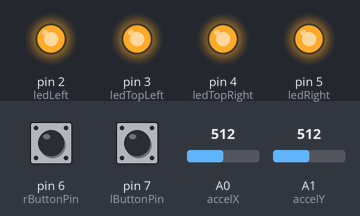
Simulated run of this sketch. Board: Arduino Uno, built with avr-gcc and run on an emulated ATmega328P. Parts: output pins drawn as LEDs (lit = HIGH). The test bench sets the inputs (shaded band); at power-on: pin 6 (rButtonPin) LOW, pin 7 (lButtonPin) LOW, A0 (accelX) = 512, A1 (accelY) = 512. Random numbers use the default seed unless the sketch sets one; what the sketch prints to the serial monitor is not drawn.

Above: at 0.1 s.
At 3.6 s:
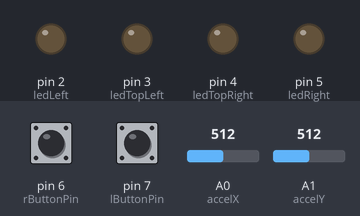
At 14.1 s:
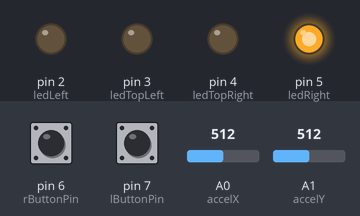
At 19.1 s:
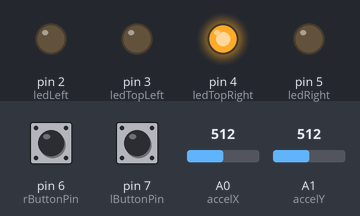
At 34.1 s:
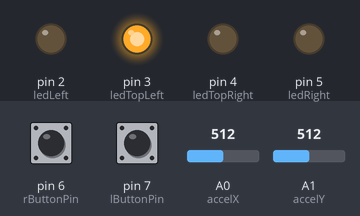
Timing chart, 0 to 35.6 s (numbered marks = the images above):
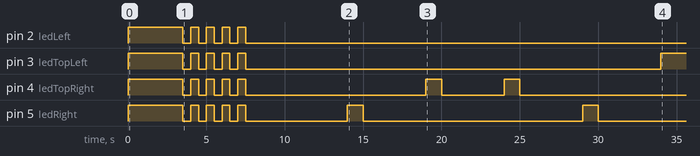

The sketch:

stAbleControl.ino
```cpp
/* stABLE Control Program
 *
 *  BME 161 - Fall 2016
 *  University of Waterloo
 *  Department of Systems Design
 *
 *  Written by: Megan YanYan Tran, 20659804, 1A
 *              Jerry Liu,         20663128, 1A
 *  Started: Nov 13, 2016
 */

// set pin numbers:
const int ledLeft = 2;
const int ledTopLeft = 3;
const int ledTopRight = 4;
const int ledRight = 5;

const int rButtonPin = 6;
const int lButtonPin = 7;

const int accelX = A0;
const int accelY = A1;

int rButtonState = 0;
int lButtonState = 0;

int aXBaseline;
int aYBaseline;

int aXValue;
int aYValue;
int baseline;
double aMag;

double reactionTimeR;
double stddevR;
double reactionTimeL;
double stddevL;

void setup() {
  Serial.begin(9600);

  pinMode(ledLeft, OUTPUT);
  pinMode(ledTopLeft, OUTPUT);
  pinMode(ledTopRight, OUTPUT);
  pinMode(ledRight, OUTPUT);

  pinMode(accelX, INPUT);
  pinMode(accelY, INPUT);
  pinMode(rButtonPin, INPUT);
  pinMode(lButtonPin, INPUT);

  calibrate();

  // Output accelerometer data from x and y into port
  //Serial.println("X         Y");
  Serial.println("Reaction time program");
  randomSeed(analogRead(1));
}

void loop() {

  //allLedsOn();

  // TODO: create method for button pushes to indicate which foot the accelerometer is on

  lButtonState = digitalRead(lButtonPin);
  rButtonState = digitalRead(rButtonPin);

  if (rButtonState == 1)
  {
    reactionTimeR = conductReactionTest(rButtonState);
    //Serial.print("AVERAGE REACTION TIME: ");
    //Serial.println(reactionTimeR);
  } else {
    reactionTimeL = conductReactionTest(rButtonState);
    //Serial.print("AVERAGE REACTION TIME: ");
    //Serial.println(reactionTimeL);
  }


  delay(100);

}
```

HelperFunctions.h.ino
```cpp
// TODO: Soft code the array size in average() and stddev() methods

/* HELPER METHODS */

// Calibrate to get the starting baseline x and y values
void calibrate() {
  allLedsOn();

  delay(2000);

  aXBaseline = analogRead(accelX);
  aYBaseline = analogRead(accelY);
  baseline = getBaseline();
  aMag = baseline;

  delay(1000);

  allLedsOff();
}

double getBaseline() {
  aXBaseline = analogRead(accelX);
  aYBaseline = analogRead(accelY);
  return calculateMagnitude(aXBaseline, aYBaseline);
}

void allLedsOn() {
  digitalWrite(ledLeft, HIGH);
  digitalWrite(ledRight, HIGH);
  digitalWrite(ledTopLeft, HIGH);
  digitalWrite(ledTopRight, HIGH);
}

void allLedsOff() {
  digitalWrite(ledLeft, LOW);
  digitalWrite(ledRight, LOW);
  digitalWrite(ledTopLeft, LOW);
  digitalWrite(ledTopRight, LOW);
}

void startLights() {
  for (int i = 0; i < 5; i++) {
    allLedsOn();
    delay (500);
    allLedsOff();
    delay(500);
  }
}

void turnOn( int pinNum ) {
  digitalWrite(pinNum, HIGH);
}

void turnOff( int pinNum ) {
  digitalWrite(pinNum, LOW);
}


// Calculates the magnitude of the resultant acceleration vector between x and y
double calculateMagnitude( int x, int y ){
  return sqrt( pow(x,2) + pow(y,2) );
}

// Calculates average of values in an array
double average( int values[] ){
  double total = 0;
  for (int i = 0; i < 5; i++) {
    total += values[i];
  }

  //Serial.print("total: ");
  //Serial.println(total);
  //Serial.print("size: ");
  //Serial.println(sizeof(values));

  return total/5.0;
}

// Calculates the standard deviation of an array of values and their average
double stddev( int values[], double mean ) {
  double total = 0;
  for (int i = 0; i < 5; i++){
    total += pow(values[i] - mean, 2);
  }

  return sqrt(total/5.0);
}

void printTimes( int values[] ) {
  for (int i = 0; i < 5; i++) {
    Serial.print(values[i]);
    Serial.println(" ms");
  }
}
```

ReactionTests.ino
```cpp
int randNum;

// ------------------------------------------------------------------------------------
/* FUNCTIONAL METHODS */

// Method to conduct the reaction tests, 10 random movements with 5 foot movements per foot.
double conductReactionTest( bool rightFoot ){
  int rightTests = 0;
  int leftTests = 0;

  int topSide = 0;
  int rightLeft = 0;

  int times[5];

  bool conducted = false;

  startLights();
  Serial.print("Conducting test, accelerometer on ");
  if (rightFoot) Serial.println("right");
  else Serial.println("left");
  delay(3000);
  Serial.println("GET READY!");


  delay(3000);

  while (rightTests < 5 || leftTests < 5) {
    rightLeft = random(0,2); // 0 = right, 1 = left
    topSide = random(0,2); // 0 = top, 1 = side

    /*Serial.print("right tests: ");
    Serial.println(rightTests);
    Serial.print("left tests: ");
    Serial.println(leftTests);
    Serial.print("Rightleft");
    Serial.println(rightLeft);
    Serial.print("topside");
    Serial.println(topSide);
    */

    // Rights tests conducted
    if (rightLeft == 0 && rightTests < 5) {

      if (rightFoot) {
        if (topSide == 0)
          times[rightTests] = getReactionTime(ledTopRight);
        else if (topSide == 1)
          times[rightTests] = getReactionTime(ledRight);
      }
      else {
        if (topSide == 0)
          falseTest(ledTopRight);
        else
          falseTest(ledRight);
      }

      rightTests++;
      conducted = true;
    }

    // Left tests conducted
    else if (rightLeft == 1 && leftTests < 5) {

      if (!rightFoot) {
        if (topSide == 0)
          times[leftTests] = getReactionTime(ledTopLeft);
        else if (topSide == 1)
          times[leftTests] = getReactionTime(ledLeft);
      }
      else {
        if (topSide == 0)
          falseTest(ledTopLeft);
        else
          falseTest(ledLeft);
      }

      leftTests++;
      conducted = true;
    }

    if (conducted) delay (4000);
    conducted = false;

  }

  // Return average
  double avg = average(times);
  double stdDev = stddev(times, avg);
  Serial.print("AVERAGE REACTION TIME: ");
  Serial.println(avg);

  Serial.println("AVERAGE REACTION TIME FOR FALLERS: 970 ms" );
  Serial.println("AVERAGE REACTION TIME FOR NON-FALLERS: 858 ms");
  Serial.print("Reaction time indicates patient ");
  if (avg > 858)
  {
    Serial.println("may be at risk for falls.");
  }
  else
  {
    Serial.println("may not be at risk for falls.");
  }

  Serial.print("STDDEV: ");
  Serial.println(stdDev);


  return average(times);
}

// This method returns the reaction time of the user after an LED is lit.
// Pre: pinNum is a pin connected to an LED.
// Post: reaction time is returned in milliseconds.
int getReactionTime( int pinNum ){
  int startTime;
  int endTime;
  double prevReading = getBaseline();

  //Serial.println("Get ready" );
  //delay (2000);

  turnOn(pinNum);
  startTime = millis();
  int count = -1;
  while (true) {
    aXValue = analogRead(accelX);
    aYValue = analogRead(accelY);
    aMag = calculateMagnitude(aXValue, aYValue);

    Serial.println(accelX);
    Serial.println(accelX);

    if (abs (prevReading - aMag) > 13 ) {
      //Serial.println("Movement detected");
      endTime = millis();
      count =-1;
      break;
    }
    if(count == -1) {
      prevReading = aMag;
    }
    count++;
    delay(10);
  }

  turnOff(pinNum);

  //Serial.print("Time for this trial: ");
  Serial.print(endTime-startTime);
  Serial.println(" ms");
  Serial.println();

  return (endTime - startTime);
}


// Method lights up an LED as though it were to test the left foot
void falseTest( int pinNum ){
  turnOn(pinNum);
  delay(1000);
  turnOff(pinNum);
}
```

Measured:
- by itself, pin 2 (ledLeft): alternates HIGH for 0.50 s and LOW for 0.50 s, 9 changes in all, then stays LOW
- by itself, pin 3 (ledTopLeft): goes 4 × (LOW 0.50 s, HIGH 0.50 s), LOW 26.5 s, then HIGH
- by itself, pin 4 (ledTopRight): goes 4 × (LOW 0.50 s, HIGH 0.50 s), LOW 11.5 s, HIGH 1.0 s, LOW 4.0 s, HIGH 1.0 s, then LOW
- by itself, pin 5 (ledRight): goes 4 × (LOW 0.50 s, HIGH 0.50 s), LOW 6.5 s, HIGH 1.0 s, LOW 14.0 s, HIGH 1.0 s, then LOW
